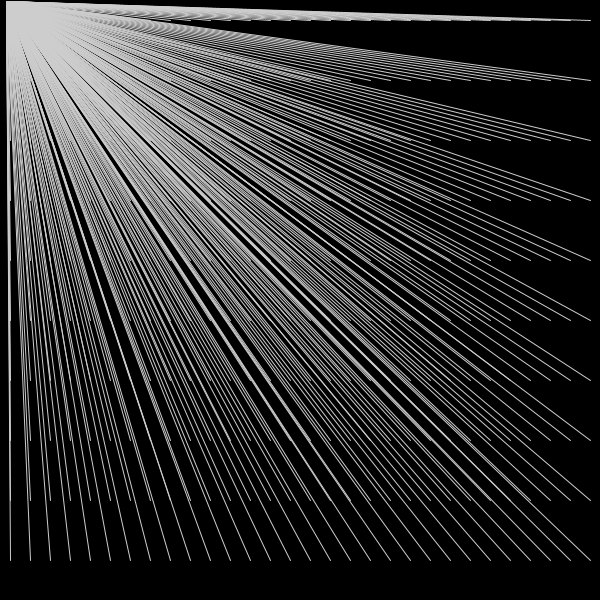
Frame 1 (no input)
Frame 60 (the mouse pressed at the canvas centre just before this capture): identical to frame 1, image omitted
Frame 120 (the mouse held since frame 60 and released just before this capture): identical to frame 1, image omitted

The Processing sketch that drew this single still picture (run headless with seeded random() and noise(); from frame 60 on, the mouse is pressed at the canvas centre):

// Processing sketch: processing_147513
// ── processing_147513.pde

int counter;
  
void setup()
{
  size(600, 600);
}
  
void draw()
{
    background(0);
    stroke(205);
    for(int i = 10; i <width;i +=20)
    {
        for(int j = 20; j<height; j+=60)
            {
                //line(i,j,random(width),random(height));
                line(i,j,2*3.1416,3.1416/2);
                //line(i,j,i+35,j +30);
            }
    }
}
